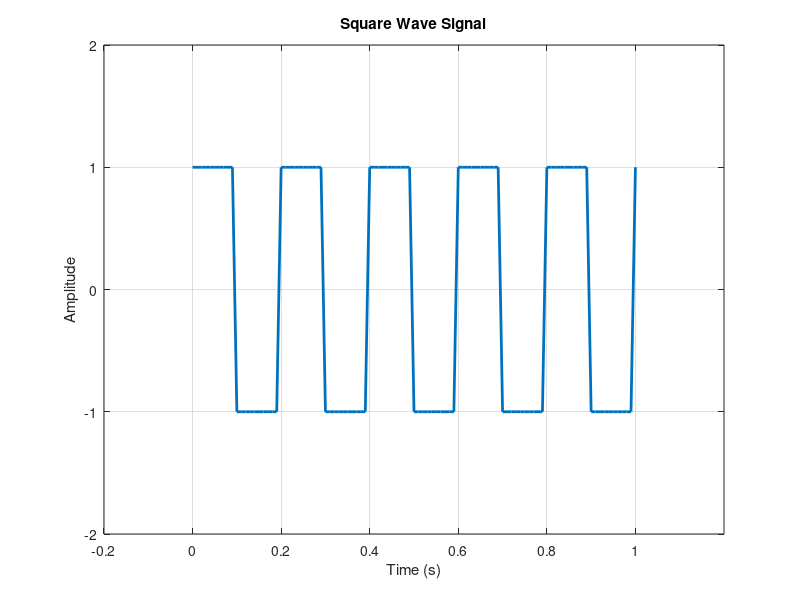
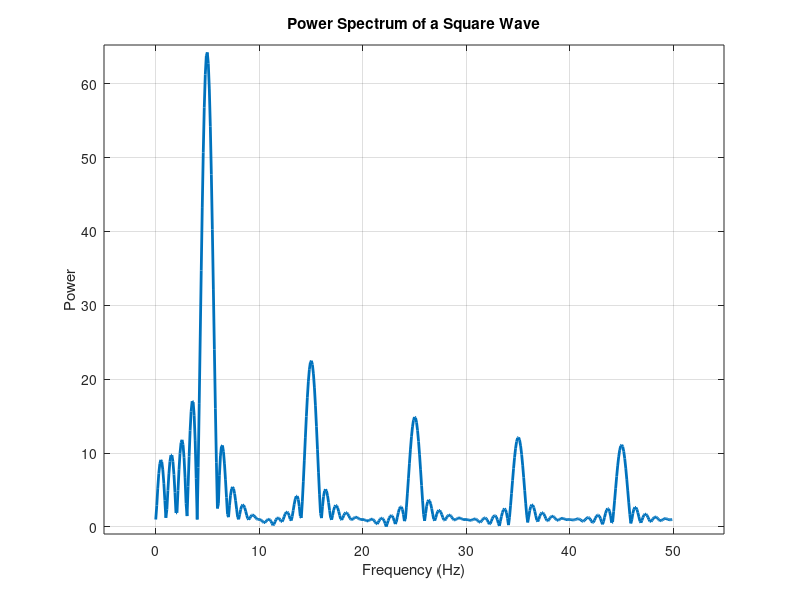

Here is the MATLAB script that generated these plots, in order:
clc;
clf;
clear all;
close all;
%% Time Domain Square/Sawtooth Wave
f = input('\nEnter the frequency of square wave(in Hz): '); % Create a sine wave of f Hz.
Fs = 20*f; % Sampling frequency
t = 0:1/Fs:5/f; % Time vector upto 5 cycles
x = square(2*pi*t*f); % Generation of square wave
% x = sawtooth(2*pi*50*t);% Generation of sawtooth wave
min_x=-1/f; % Min xlabel range of plot
max_x=6/f; % Max xlabel range of plot
min_y=min(x)-1; % Min ylabel range of plot
max_y=max(x)+1; % Max ylabel range of plot

%% Frequency Domain Analysis
nfft = 1024; % Length of FFT
% Take fft, padding with zeros so that length(X) is equal to nfft
X = fft(x,nfft);
% FFT is symmetric, throw away second half
X = X(1:nfft/2);
% Take the magnitude of fft of x
mx = abs(X);
% Frequency vector
f = (0:nfft/2-1)*Fs/nfft; % Generate the plot, title and labels.
%% Time Domain Plot
figure(1)
plot(t,x,'LineWidth', 2);
axis([min_x max_x min_y max_y]);
grid on;
title('Square Wave Signal');
xlabel('Time (s)');
ylabel('Amplitude');
%% Frequency Domain Plot
figure(2)
plot(f,mx,'LineWidth', 2);
axis([min(f)-5 max(f)+5 min(mx)-1 max(mx)+1])
grid on;
title('Power Spectrum of a Square Wave');
xlabel('Frequency (Hz)');
ylabel('Power');